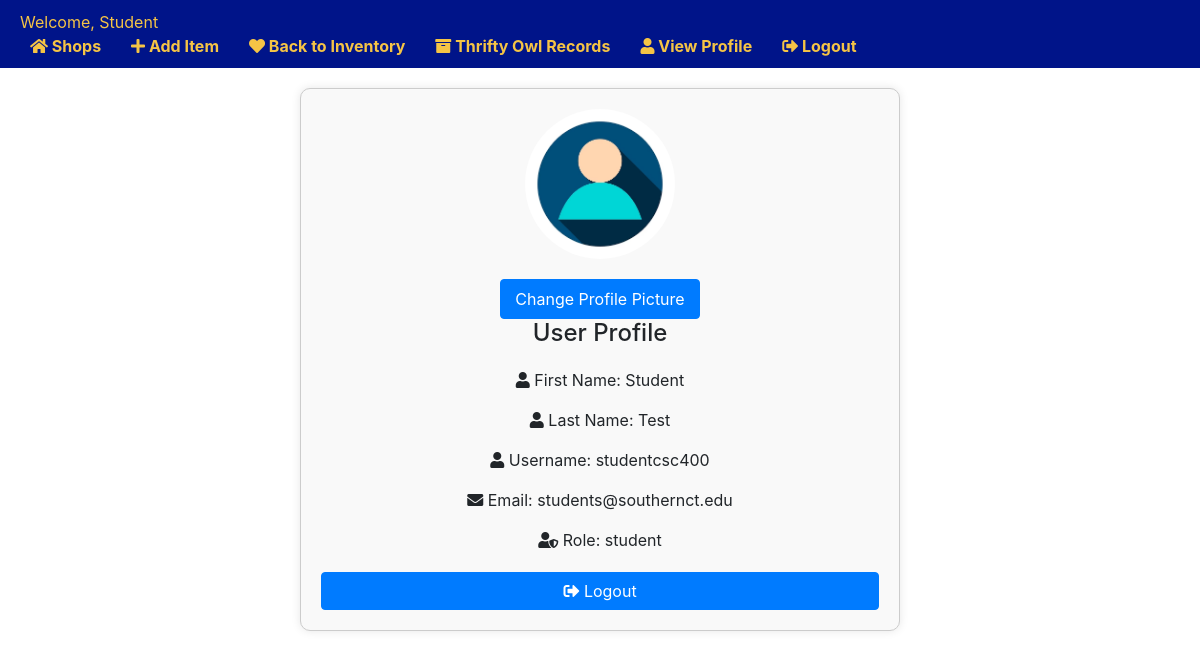
The app's page /profile (signed in) with its own data.
### models.py (models this page shows)
class User(db.Model, UserMixin):
    id = db.Column(db.Integer, primary_key=True)
    username = db.Column(db.String(20), nullable=False, unique=True)
    email = db.Column(db.String(120), nullable=False, unique=True)
    password = db.Column(db.String(80), nullable=False)
    first_name = db.Column(db.String(20), nullable=True)
    last_name = db.Column(db.String(20), nullable=True)
    role = db.Column(db.String(20), nullable=False)
    reset_code = db.Column(db.String(5))
    reset_expiration = db.Column(db.DateTime)
    store_id = db.Column(db.Integer, db.ForeignKey('store.id'), nullable=True)
    verified = db.Column(db.Boolean, default=False)
    verification_code = db.Column(db.String(64))
    profile_picture = db.Column(db.String(20), nullable=True, default='default.jpg')

### routes.py (the view, shortened to what this page needs)
@app.route('/profile', methods=['GET', 'POST'])
@login_required
def profile():
    user_store = Store.query.get(current_user.store_id)
    return render_template('profile.html', user=current_user, store=user_store)

### app.py (called while the page is built)
@login_manager.user_loader
def load_user(user_id):
    return User.query.get(int(user_id))

### templates/profile.html (shortened to what this page needs)
{% extends 'base.html' %}
{% block content %}
<!DOCTYPE html>
<html lang="en">
<head>
    <link href="https://maxcdn.bootstrapcdn.com/bootstrap/4.5.2/css/bootstrap.min.css" rel="stylesheet">
    <link href="https://cdnjs.cloudflare.com/ajax/libs/font-awesome/5.15.4/css/all.min.css" rel="stylesheet">
</head>
<body>
    <div class="profile-container">
        <img src="{{ url_for('static', filename=user.profile_picture if user.profile_picture != 'default.jpg' else 'profile_pics/default.jpg') }}" alt="Profile" class="profile-image">
        <button id="changePicButton" class="btn btn-primary changepicbutton" style="display: block;">Change Profile Picture</button>
        <h1 class="profile-title">User Profile</h1>
        <div class="profile-info">
            <p><i class="fas fa-user"></i> First Name: {{ user.first_name }}</p>
            <p><i class="fas fa-user"></i> Last Name: {{ user.last_name }}</p>
            <p><i class="fas fa-user"></i> Username: {{ user.username }}</p>
            <p><i class="fas fa-envelope"></i> Email: {{ user.email }}</p>
            <p><i class="fas fa-user-shield"></i> Role: {{ user.role }}</p>
        </div>
        <a href="{{ url_for('logout') }}" class="btn btn-primary logout-btn"><i class="fas fa-sign-out-alt"></i> Logout</a>
    </div>
</body>
</html>
{% endblock %}

### templates/base.html (shortened to what this page needs)
<!DOCTYPE html>
<html lang="en">
<head>
    <link href="https://maxcdn.bootstrapcdn.com/bootstrap/4.5.2/css/bootstrap.min.css" rel="stylesheet">
    <link href="https://cdnjs.cloudflare.com/ajax/libs/font-awesome/5.15.4/css/all.min.css" rel="stylesheet">
    <link rel="stylesheet" type="text/css" href="{{ url_for('static', filename='styles.css') }}">
</head>
<body>
    <nav>
        {% if current_user.is_authenticated %}
        <p>Welcome, {{ current_user.first_name }}</p>
        {% endif %}
        <ul>
            <li><a href="{{ url_for('routes.home') }}"><i class="fas fa-home"></i> Shops </a></li>
            <li><a href="{{ url_for('add_item') }}"><i class="fas fa-plus"></i> Add Item</a></li>
            <li><a href="{{ url_for('dashboard') }}"><i class="fas fa-heart"></i> Back to Inventory</a></li>
            <li><a href="{{ url_for('thriftyowlrecords') }}"><i class="fa fa-archive"></i> Thrifty Owl Records</a></li>
            <li><a href="{{ url_for('profile') }}"><i class="fas fa-user"></i> View Profile</a></li>
            <li><a href="{{ url_for('logout') }}"><i class="fas fa-sign-out-alt"></i> Logout</a></li>
    </nav>
    <div id="content">
        {% block content %}{% endblock %}
    </div>
</body>
</html>

### static/styles.css (style rules this page uses)
body { margin: 0; padding: 0; }
nav { background-color: #f8f8f8; padding: 10px; display: flex; justify-content: space-between; align-items: center; }
ul { list-style-type: none; }
a { text-decoration: none; color: #333; font-weight: bold; }
#content { padding: 20px; }

### templates/base.html (style rules this page uses)
body { font-family: Arial, sans-serif; }
nav { background-color:#001489;; color: #f5c445; padding: 10px 20px; display: flex; justify-content: space-between; align-items: center; }
nav p { margin: 0; }
nav ul { list-style-type: none; margin: 0; padding: 0; display: flex; gap: 10px; }
nav ul a { color: #f5c445; text-decoration: none; padding: 5px 10px; border-radius: 5px; transition: background-color 0.3s ease; }
#content { padding: 20px; }

### templates/profile.html (style rules this page uses)
.profile-container { max-width: 600px; margin: auto; padding: 20px; border: 1px solid #ccc; border-radius: 10px; box-shadow: 0 0 10px rgba(0, 0, 0, 0.1); background-color: #f9f9f9; text-align: center; }
.profile-title { font-size: 24px; text-align: center; margin-bottom: 20px; }
.profile-info { margin-bottom: 20px; }
.profile-image { width: 150px; height: 150px; border-radius: 50%; margin-bottom: 20px; }
.logout-btn { display: block; margin-top: 20px; text-align: center; }
.changepicbutton { width: 200px; height: 40px; margin: auto; }

### records on screen
User: first_name "Student", profile_picture (placeholder picture), last_name "Test", username "studentcsc400", email "students@southernct.edu", role "student"
